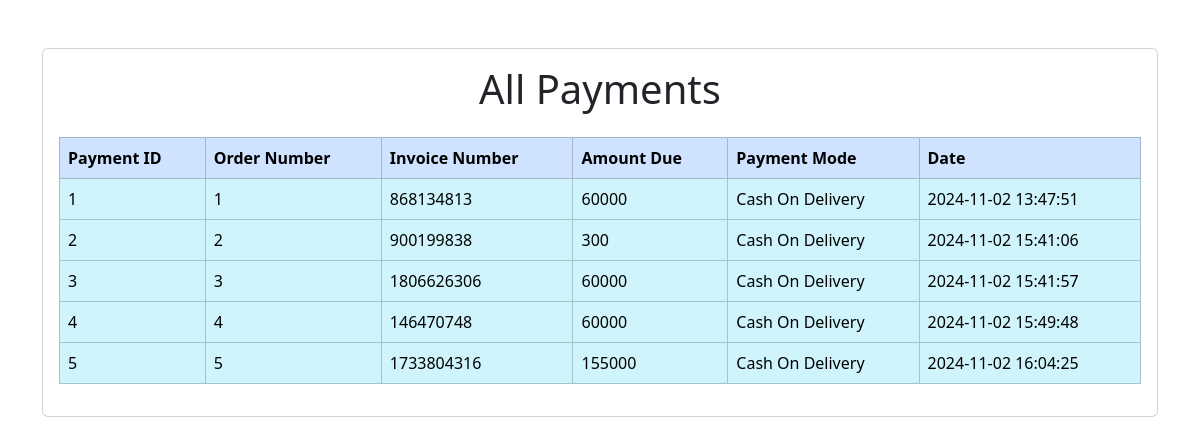
The page /owner_panel/view_payements.php on the database its author committed.
### tables this page shows
CREATE TABLE `user_payements` (
  `payement_id` int(11) NOT NULL,
  `order_id` int(11) NOT NULL,
  `invoice_number` int(11) NOT NULL,
  `amount` int(11) NOT NULL,
  `payement_mode` varchar(255) NOT NULL,
  `date` timestamp NOT NULL DEFAULT current_timestamp() ON UPDATE current_timestamp()
);

### owner_panel/view_payements.php (the view, shortened to what this page needs)
<?php
include('../include/connect.php');
?>
<!DOCTYPE html>
<html lang="en">
<head>
    <link rel="stylesheet" href="https://cdn.jsdelivr.net/npm/bootstrap@5.3.3/dist/css/bootstrap.min.css">
</head>
<body>
    <div class="container mt-5">
        <div class="card">
            <div class="card-body">
                <h1 class="text-center">All Payments</h1>
                <table class="table table-bordered mt-4">
                    <thead class="table-primary">
                        <tr>
                            <th scope="col">Payment ID</th>
                            <th scope="col">Order Number</th>
                            <th scope="col">Invoice Number</th>
                            <th scope="col">Amount Due</th>
                            <th scope="col">Payment Mode</th>
                            <th scope="col">Date</th>
                        </tr>
                    </thead>
                    <tbody>
                        <?php
                        $get_payments_details = "SELECT * FROM `user_payements`";
                        $result_payments = mysqli_query($con, $get_payments_details);
                        if (!$result_payments) {
                            echo "<tr><td colspan='6'>Error: " . mysqli_error($con) . "</td></tr>";
                        } else {
                            if (mysqli_num_rows($result_payments) > 0) {
                                while ($row_payments = mysqli_fetch_assoc($result_payments)) {
                                    $payment_id = $row_payments['payement_id'];
                                    $payment_order_id = $row_payments['order_id'];
                                    $payment_invoice_number = $row_payments['invoice_number'];
                                    $payment_amount = $row_payments['amount'];
                                    $payment_payment_mode = $row_payments['payement_mode'];
                                    $payment_date = $row_payments['date'];
                                    echo "
                                        <tr class='table-info'>
                                            <td>$payment_id</td>
                                            <td>$payment_order_id</td>
                                            <td>$payment_invoice_number</td>
                                            <td>$payment_amount</td>
                                            <td>$payment_payment_mode</td>
                                            <td>$payment_date</td>
                                        </tr>
                                    ";
                                }
                            } else {
                                echo "<tr><td colspan='6' class='text-center'>No payments found.</td></tr>";
                            }
                        }
                        ?>
                    </tbody>
                </table>
            </div>
        </div>
    </div>
</body>
</html>

### rows shown on the page
user_payements: payement_id "1", order "1", invoice_number "868134813", amount "60000", payement_mode "Cash On Delivery", date "2024-11-02 13:47:51"
user_payements: payement_id "2", order "2", invoice_number "900199838", amount "300", payement_mode "Cash On Delivery", date "2024-11-02 15:41:06"
user_payements: payement_id "3", order "3", invoice_number "1806626306", amount "60000", payement_mode "Cash On Delivery", date "2024-11-02 15:41:57"
user_payements: payement_id "4", order "4", invoice_number "146470748", amount "60000", payement_mode "Cash On Delivery", date "2024-11-02 15:49:48"
user_payements: payement_id "5", order "5", invoice_number "1733804316", amount "155000", payement_mode "Cash On Delivery", date "2024-11-02 16:04:25"
